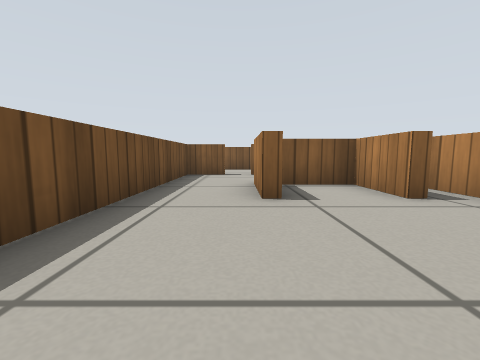
[1] (above)

13 first-person views from a walk through a robot-simulator world made for Gazebo. The camera is 0.33 m above the floor, tilts 6° down and sees 90° across. The floor is counted in squares, 0.5 m on a side. Each view is taken from the middle of a square. On the plan, view 1 faces up. The plan holds only what a view shows up to about 9 squares ahead; the rest is blank. The place goes on beyond the plan. The robots in the file are not drawn. Simple patterns stand in for the simulator's built-in surfaces.

[2]
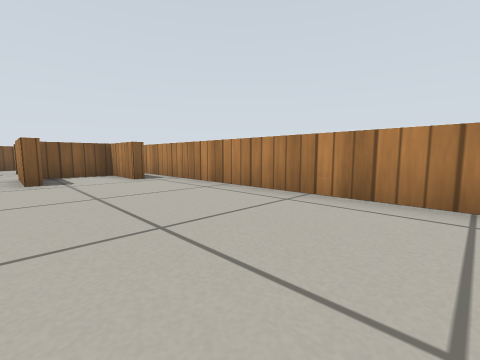

[3]
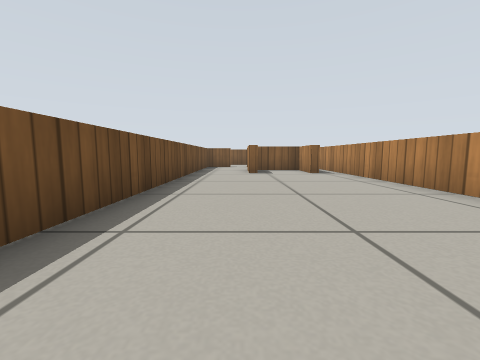

[4]
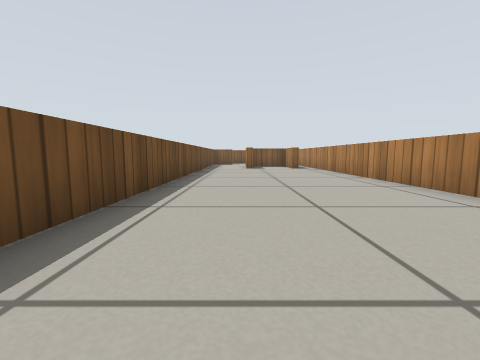

[5]
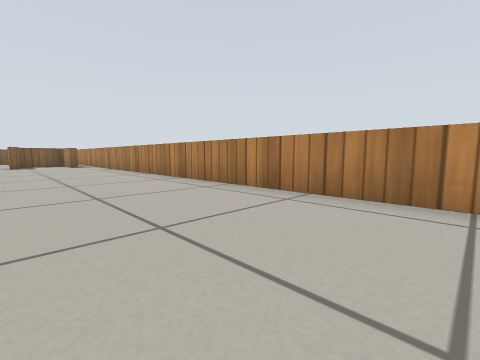

[6]
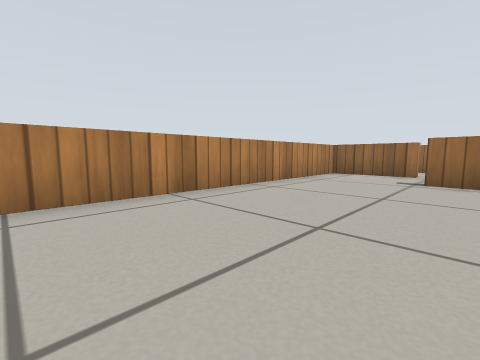

[7]
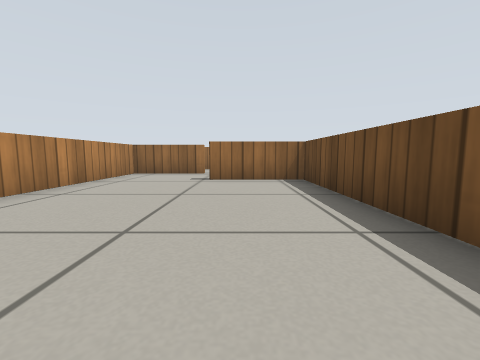

[8]
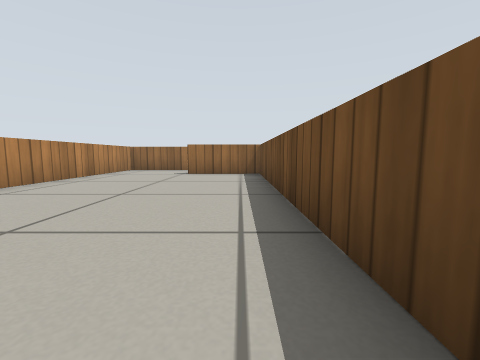

[9]
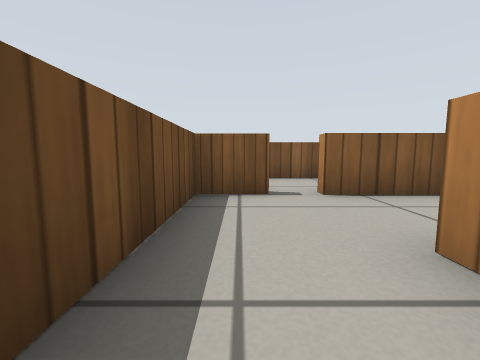

[10]
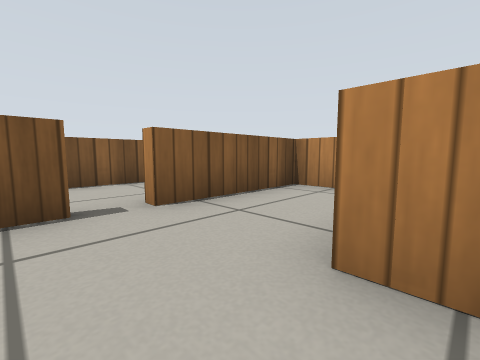

[11]
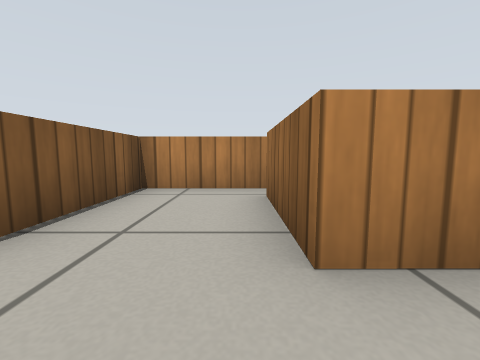

[12]
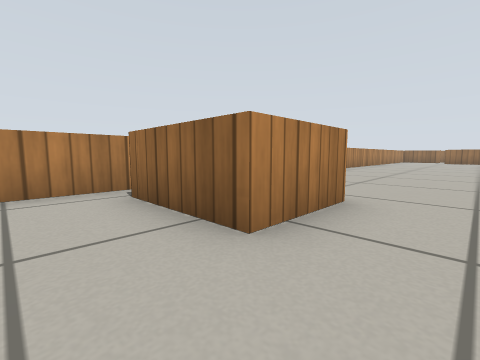

[13]
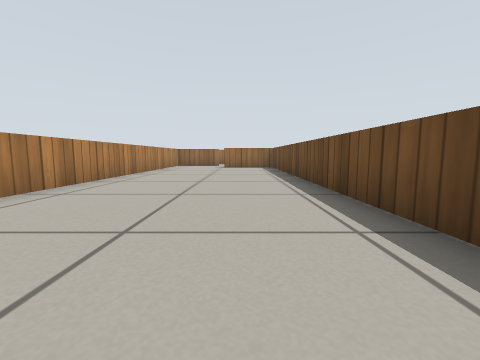

### Floor plan
Ten units are one square. View 1 is at (0, 0); x grows to the right and y downward. Boxes are objects, and circles mark ways between rooms. Rooms are numbered by the first view taken in them; rooms with no view inside come last. Other rooms are left out.
<svg viewBox="-22 -85 64 264">
<path fill="none" stroke="#000" d="M3 -35 3 -56M30 -36 25 -36 25 -53 7 -53M12 174 37 174 37 -49M-17 -54 -17 153 9 153M-4 -79 -17 -79 -17 -54M3 -56 28 -56M37 -49 37 -79 3 -79"/>
<circle cx="-10" cy="-50" r="3" fill="#2a7"/>
<circle cx="0" cy="-70" r="3" fill="#2a7"/>
<text x="10" y="60">1</text>
<text x="0" y="-70">2</text>
<text x="20" y="-70">3</text>
</svg>
Room 1 opens to room 2. Room 2 opens to room 3.

Where each view was taken, in squares from view 1:
view 1: 0 up, 0 right, facing up
view 2: 3 down, 0 right, facing up-right
view 3: 5 down, 0 right, facing up
view 4: 8 down, 0 right, facing up
view 5: 11 down, 0 right, facing up-right
view 6: 9 down, 0 right, facing down-right
view 7: 9 down, 0 right, facing down
view 8: 7 down, 1 left, facing down
view 9: 4 up, 1 left, facing up
view 10: 5 up, 1 left, facing up-right
view 11: 6 up, 1 left, facing right
view 12: 7 up, 1 left, facing down-right
view 13: 3 down, 0 right, facing down
